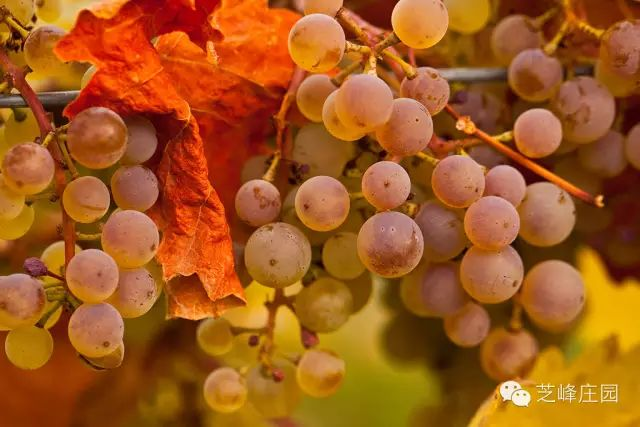
#> input picture plant_disease_server/uploads/IMG_1812.JPG, 640 x 427 px
$ python -i seam_carving.py   (imports and definitions only)   (Python 2 division)   (older library calls are emulated)
#> lines starting #> are read from the running program, lines starting #| are printed output that depends on the picture; after the words box and inside, x2 and y2 are one past the last pixel; in counts of white or black regions, pixels touching at a corner belong together
#!/usr/bin/env python
# coding=utf-8

"""
Usage: python carver.py <r/c> <scale> <image_in> <image_out>
Copyright 2018 Karthik Karanth, MIT License
"""

import cv2
import sys
import numpy as np
from tqdm import trange
from scipy.ndimage.filters import convolve


def calc_energy(img):
    filter_du = np.array([
        [1.0, 2.0, 1.0],
        [0.0, 0.0, 0.0],
        [-1.0, -2.0, -1.0],
    ])
    # 这会将它从2D滤波转换为3D滤波器
    # 为每个通道：R，G，B复制相同的滤波器
    filter_du = np.stack([filter_du] * 3, axis=2)

    filter_dv = np.array([
        [1.0, 0.0, -1.0],
        [2.0, 0.0, -2.0],
        [1.0, 0.0, -1.0],
    ])
    # 这会将它从2D滤波转换为3D滤波器
    # 为每个通道：R，G，B复制相同的滤波器
    filter_dv = np.stack([filter_dv] * 3, axis=2)

    img = img.astype('float32')
    convolved = np.absolute(convolve(img, filter_du)) + np.absolute(convolve(img, filter_dv))

    # 我们计算红，绿，蓝通道中的能量值之和
    energy_map = convolved.sum(axis=2)

    return energy_map


def crop_c(img, scale_c):
    r, c, _ = img.shape
    new_c = int(scale_c * c)
    print "r %s c%s \n new_c %s"%(r, c, new_c)

    for i in trange(c - new_c):
        img = carve_column(img)

    return img


def crop_r(img, scale_r):
    img = np.rot90(img, 1, (0, 1))
    img = crop_c(img, scale_r)
    img = np.rot90(img, 3, (0, 1))
    return img


def carve_column(img):
    r, c, _ = img.shape

    M, backtrack = minimum_seam(img)
    mask = np.ones((r, c), dtype=np.bool)

    j = np.argmin(M[-1])
    for i in reversed(range(r)):
        mask[i, j] = False
        j = backtrack[i, j]

    (y, x) = np.nonzero(np.bitwise_not(mask))
    pts = np.array(zip(x, y))
    print pts

    mask = np.stack([mask] * 3, axis=2)

    img = img[mask].reshape((r, c - 1, 3))
    print mask
    cv2.imshow("mask", np.array(mask, dtype=np.int))
    cv2.waitKey(0)
    return img


def minimum_seam(img):
    r, c, _ = img.shape
    energy_map = calc_energy(img)

    M = energy_map.copy()
    backtrack = np.zeros_like(M, dtype=np.int)

    for i in range(1, r):
        for j in range(0, c):
            # 处理图像的左侧边缘，确保我们不会索引-1
            if j == 0:
                idx = np.argmin(M[i - 1, j:j + 2])
                backtrack[i, j] = idx + j
                min_energy = M[i - 1, idx + j]
            else:
                idx = np.argmin(M[i - 1, j - 1:j + 2])
                backtrack[i, j] = idx + j - 1
                min_energy = M[i - 1, idx + j - 1]

            M[i, j] += min_energy
    # cv2.imshow("energy_map", energy_map)
    # cv2.imshow("backtrack", backtrack)
    # cv2.waitKey(0)
    return M, backtrack


def main():
    if len(sys.argv) != 5:
        print('usage: carver.py <r/c> <scale> <image_in> <image_out>', sys.stderr)
        sys.exit(1)

    which_axis = sys.argv[1]
    scale = float(sys.argv[2])
    in_filename = sys.argv[3]
    out_filename = sys.argv[4]

    img = cv2.imread(in_filename)

    if which_axis == 'r':
        out = crop_r(img, scale)
    elif which_axis == 'c':
        out = crop_c(img, scale)
    else:
        print('usage: carver.py <r/c> <scale> <image_in> <image_out>', sys.stderr)
        sys.exit(1)

    cv2.imwrite(out_filename, out)


# [2 lines not run here, left out]

>>> import cv2
>>> picture = cv2.imread('../plant_disease_server/uploads/IMG_1812.JPG')
#> picture is the input picture: shape (427, 640, 3); mean B, G, R 29, 88.5, 161
>>> result = carve_column(picture)
#> in calc_energy, `convolved = np.absolute(convolve(img, filter_du)) + np.absolute(convol..`:
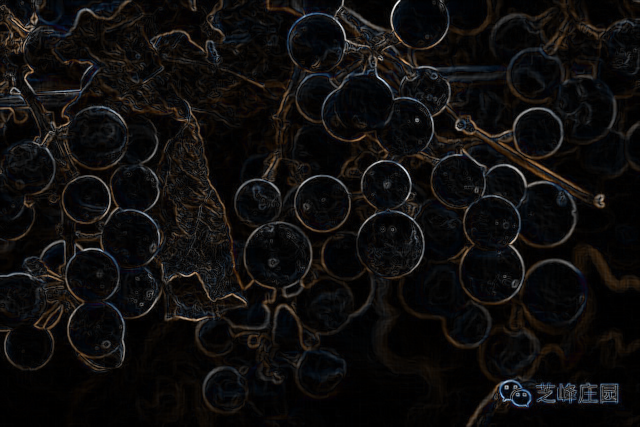
#> convolved: shape (427, 640, 3) float32; mean B, G, R 158.9, 164.5, 181.8; drawn with min black and max white
#> after the loop in minimum_seam, `for i in range(1, r):`:
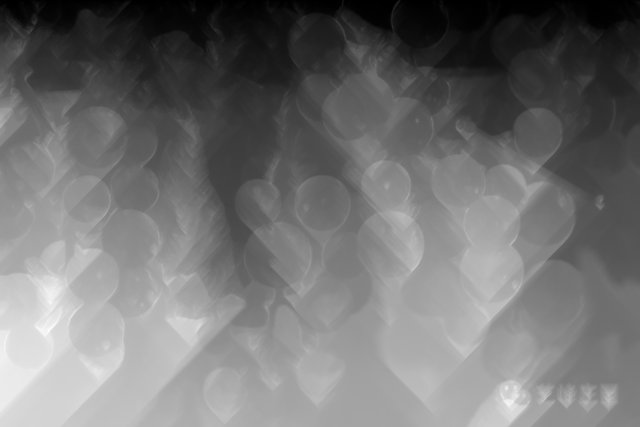
#> M: shape (427, 640) float32; min 0, max 91834, mean 41261; drawn with min black and max white
#> after the loop in minimum_seam, `for i in range(1, r):`:
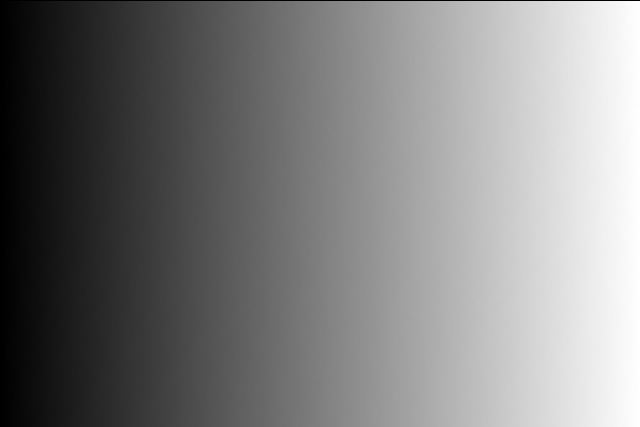
#> backtrack: shape (427, 640) int64; min 0, max 639, mean 318.8; drawn with min black and max white
#> in carve_column, `j = np.argmin(M[-1])`: j = 634
#> the loop in carve_column, `for i in reversed(range(r)):` made 427 passes
#> j on passes 1 to 3: 635, 636, 637
#> after the loop in carve_column, `for i in reversed(range(r)):`:
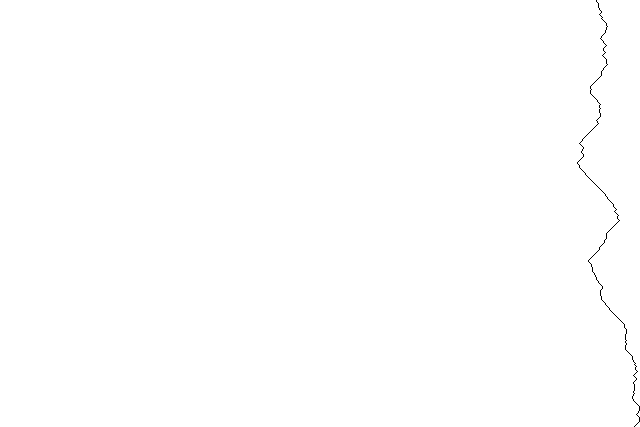
#> mask: shape (427, 640) bool; 99.8% white; black in thin lines or dots, all inside (x1, y1, x2, y2) = (577, 0, 640, 427)
#> in carve_column, `(y, x) = np.nonzero(np.bitwise_not(mask))`: y = 427 values from 0 to 426; x = 427 values, max 639 at index 406, min 577 at index 162, mean 607.1
#> in carve_column, `pts = np.array(zip(x, y))`: pts = 427 pairs, first value 577 to 639, second value 0 to 426
#> (printed output is left out)
#> (printed output is left out)

$ run again, on plant_disease_server/uploads/-1d7b13b54b00052a.jpg.JPG
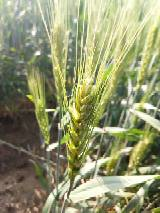
#> input picture plant_disease_server/uploads/-1d7b13b54b00052a.jpg.JPG, 160 x 213 px
#> picture is the input picture: shape (213, 160, 3); mean B, G, R 110.6, 148.9, 146.2
#> in carve_column, `j = np.argmin(M[-1])`: j = 33
#> the loop in carve_column, `for i in reversed(range(r)):` made 213 passes
#> j on passes 1 to 3: 32, 32, 31
#> after the loop in carve_column, `for i in reversed(range(r)):`:
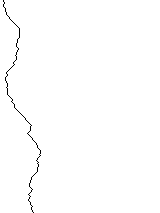
#> mask: shape (213, 160) bool; 99.4% white; black in thin lines or dots, all inside (x1, y1, x2, y2) = (3, 0, 41, 213)
#> y = 213 values from 0 to 212; x = 213 values, max 40 at index 150, min 3 at index 0, mean 21.15
#> pts = 213 pairs, first value 3 to 40, second value 0 to 212
#> (printed output is left out)
#> in carve_column, `img = img[mask].reshape((r, c - 1, 3))`:
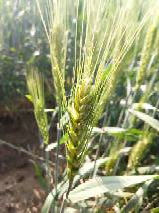
#> img: shape (213, 159, 3); mean B, G, R 110.8, 149.2, 146.5
#> (printed output is left out)

$ run again, on plant_disease_server/uploads/-2b3411c911e2bfcd.jpg.JPG
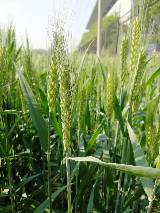
#> input picture plant_disease_server/uploads/-2b3411c911e2bfcd.jpg.JPG, 160 x 213 px
#> picture is the input picture: shape (213, 160, 3); mean B, G, R 87.2, 135.9, 117.3
#> in carve_column, `j = np.argmin(M[-1])`: j = 38
#> the loop in carve_column, `for i in reversed(range(r)):` made 213 passes
#> j on passes 1 to 3: 37, 37, 38
#> after the loop in carve_column, `for i in reversed(range(r)):`:
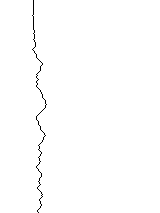
#> mask: shape (213, 160) bool; 99.4% white; black in thin lines or dots, all inside (x1, y1, x2, y2) = (32, 0, 47, 213)
#> y = 213 values from 0 to 212; x = 213 values, max 46 at index 104, min 32 at index 15, mean 38.07
#> pts = 213 pairs, first value 32 to 46, second value 0 to 212
#> (printed output is left out)
#> in carve_column, `img = img[mask].reshape((r, c - 1, 3))`:
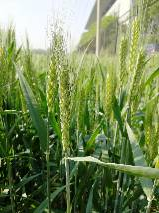
#> img: shape (213, 159, 3); mean B, G, R 87.2, 136, 117.4
#> (printed output is left out)

$ run again, on plant_disease_server/uploads/-2ec04857345cc6a.jpg.JPG
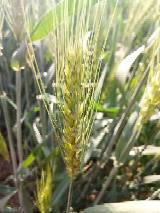
#> input picture plant_disease_server/uploads/-2ec04857345cc6a.jpg.JPG, 160 x 213 px
#> picture is the input picture: shape (213, 160, 3); mean B, G, R 106.5, 144.3, 142.5
#> in carve_column, `j = np.argmin(M[-1])`: j = 56
#> the loop in carve_column, `for i in reversed(range(r)):` made 213 passes
#> j on passes 1 to 3: 56, 55, 55
#> after the loop in carve_column, `for i in reversed(range(r)):`:
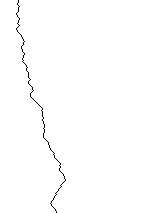
#> mask: shape (213, 160) bool; 99.4% white; black in thin lines or dots, all inside (x1, y1, x2, y2) = (16, 0, 66, 213)
#> y = 213 values from 0 to 212; x = 213 values, max 65 at index 179, min 16 at index 13, mean 37.94
#> pts = 213 pairs, first value 16 to 65, second value 0 to 212
#> (printed output is left out)
#> in carve_column, `img = img[mask].reshape((r, c - 1, 3))`:
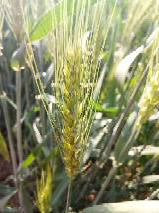
#> img: shape (213, 159, 3); mean B, G, R 106.7, 144.5, 142.7
#> (printed output is left out)
